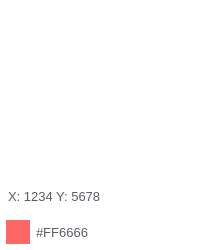
<?xml version="1.0" encoding="UTF-8"?>
<ui version="4.0">
 <class>MouseWindow</class>
 <widget class="QWidget" name="MouseWindow">
  <property name="geometry">
   <rect>
    <x>0</x>
    <y>0</y>
    <width>200</width>
    <height>250</height>
   </rect>
  </property>
  <property name="sizePolicy">
   <sizepolicy hsizetype="Fixed" vsizetype="Fixed">
    <horstretch>0</horstretch>
    <verstretch>0</verstretch>
   </sizepolicy>
  </property>
  <property name="minimumSize">
   <size>
    <width>200</width>
    <height>250</height>
   </size>
  </property>
  <property name="maximumSize">
   <size>
    <width>200</width>
    <height>250</height>
   </size>
  </property>
  <property name="windowTitle">
   <string>MouseWindow</string>
  </property>
  <property name="styleSheet">
   <string notr="true">QLabel {
	color: #5c5c66;
}

#MouseWindow {
	background-color: transparent;
}

#widget_color {
	background-color: #ff6666;
}

#label_pos {
	padding-left: 5px;
}</string>
  </property>
  <layout class="QVBoxLayout" name="verticalLayout">
   <property name="spacing">
    <number>0</number>
   </property>
   <property name="leftMargin">
    <number>0</number>
   </property>
   <property name="topMargin">
    <number>0</number>
   </property>
   <property name="rightMargin">
    <number>0</number>
   </property>
   <property name="bottomMargin">
    <number>0</number>
   </property>
   <item>
    <widget class="QLabel" name="label_img">
     <property name="sizePolicy">
      <sizepolicy hsizetype="Preferred" vsizetype="Expanding">
       <horstretch>0</horstretch>
       <verstretch>0</verstretch>
      </sizepolicy>
     </property>
     <property name="text">
      <string/>
     </property>
     <property name="scaledContents">
      <bool>true</bool>
     </property>
    </widget>
   </item>
   <item>
    <widget class="QLabel" name="label_pos">
     <property name="minimumSize">
      <size>
       <width>0</width>
       <height>36</height>
      </size>
     </property>
     <property name="maximumSize">
      <size>
       <width>16777215</width>
       <height>36</height>
      </size>
     </property>
     <property name="font">
      <font>
       <family>Microsoft YaHei UI</family>
       <pointsize>10</pointsize>
      </font>
     </property>
     <property name="text">
      <string>X: 1234 Y: 5678</string>
     </property>
    </widget>
   </item>
   <item>
    <layout class="QHBoxLayout" name="horizontalLayout">
     <property name="leftMargin">
      <number>6</number>
     </property>
     <property name="topMargin">
      <number>6</number>
     </property>
     <property name="rightMargin">
      <number>6</number>
     </property>
     <property name="bottomMargin">
      <number>6</number>
     </property>
     <item>
      <widget class="QWidget" name="widget_color" native="true">
       <property name="minimumSize">
        <size>
         <width>24</width>
         <height>24</height>
        </size>
       </property>
       <property name="maximumSize">
        <size>
         <width>24</width>
         <height>24</height>
        </size>
       </property>
      </widget>
     </item>
     <item>
      <widget class="QLabel" name="label_color">
       <property name="minimumSize">
        <size>
         <width>0</width>
         <height>24</height>
        </size>
       </property>
       <property name="maximumSize">
        <size>
         <width>16777215</width>
         <height>24</height>
        </size>
       </property>
       <property name="font">
        <font>
         <family>Microsoft YaHei UI</family>
         <pointsize>10</pointsize>
        </font>
       </property>
       <property name="text">
        <string>#FF6666</string>
       </property>
      </widget>
     </item>
    </layout>
   </item>
  </layout>
 </widget>
 <layoutdefault spacing="6" margin="11"/>
 <resources/>
 <connections/>
</ui>
